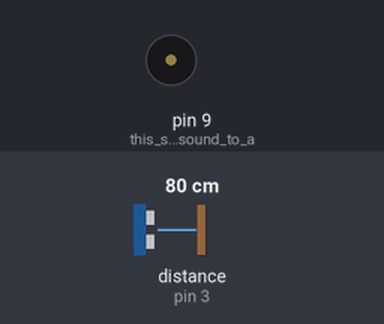
This sketch was run on a simulated Arduino Uno, built with avr-gcc and run on an emulated ATmega328P. Parts: buzzer (waves = sounding). Wiring (inferred from the names in the program): ultrasonic range finder: trigger pin 4; echo pin 3. The inputs (shaded band) are chosen by the test bench; at power-on: distance to the obstacle (sensor on pin 3) 80 cm. The echo pulse lasts 58.3 µs per cm.

Above: at 1.2 s.
1.3 s: distance to the obstacle (sensor on pin 3) set to 2 cm
At 2.3 s:
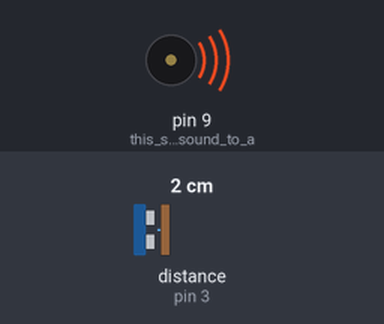
2.8 s: distance to the obstacle (sensor on pin 3) set to 60 cm
At 3.1 s:
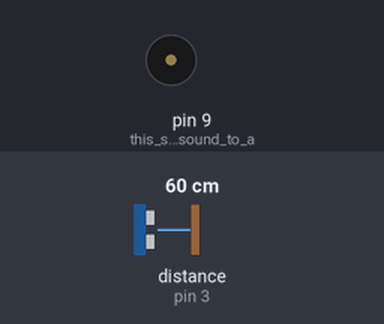
4.3 s: distance to the obstacle (sensor on pin 3) set to 4 cm
At 5.6 s:
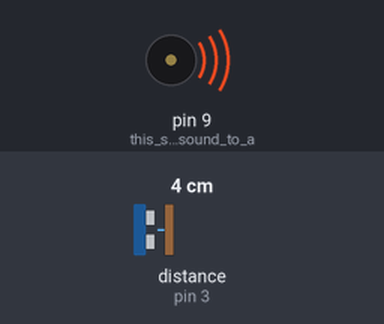
Timing chart, 0 to 7.3 s (numbered marks = the images above; inputs shaded):
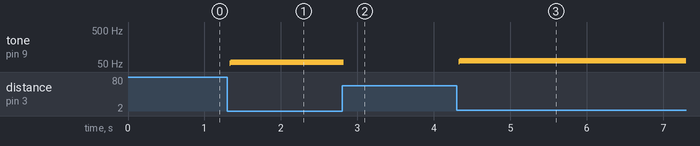

The sketch:

Theremino.ino
```cpp
/*
  This projects is a theremin created with two ultrasonic sensors, one controls the frequency (tone) and the other controls the amplitude (volume).
  This project is a fork of two projects:
    - https://create.arduino.cc/projecthub/opus9/theremino-f72d32 (this project had library conflicts)
    - https://create.arduino.cc/projecthub/jvmccall/ultrasonic-theremin-033d6f (this project had typo errors in the code and a mistake in the schema)
  Resource on controlling similar potentiometer using SPI protocol, provides example code and electrical setup: http://www.learningaboutelectronics.com/Articles/MCP4131-digital-potentiometer-circuit.php
*/

//// NewTone is used to avoid the timer incompatibiliy of Tone with NewPing. Download https://bitbucket.org/teckel12/arduino-new-tone/downloads/ and import .zip
#include <NewTone.h>
#include <NewPing.h>
#define MIN_DISTANCE 60

int echo = 3;
int trigger = 4;
unsigned long TimeResponse;
float distance;
float tone1;

void setup() {                    // set all the pins
  Serial.begin(9600);
  pinMode(trigger, OUTPUT);       // tone sensor
  pinMode(echo, INPUT);           // tone sensor

//                                // this has the speaker emit a start up sound from Low to High to Low
//
//  for (int i = 50; i <= 400; i++)
//  {
//    pinMode(9, OUTPUT);
//    NewTone(9,i);
//    delay(10);
//  }
//
//  delay(500);
//
//  for (int i = 400; i >= 50; i--)
//  {
//    pinMode(9, OUTPUT);
//    NewTone(9,i);
//    delay(10);
//  }
}

void loop() {
  digitalWrite(trigger, HIGH);
  delayMicroseconds(10);                  // creates a 10 microsecond pulse
  digitalWrite(trigger, LOW);
  TimeResponse = pulseIn(echo, HIGH);     // records how long it took to receive echo of the pulse
  distance = TimeResponse/58;
  delay(15);
                                          // calculates distance in centimeters

  if (distance < MIN_DISTANCE) {          // conversion of distance into a value for a sound
    tone1 = 50.0*pow(30,(distance/58));  // calculate frequency, range of about 50-360 Hz
    pinMode(9, OUTPUT);
    NewTone(9,tone1);
  } else {
    pinMode(9, OUTPUT); // this sets the sound to a high pitched noise when no distance is detected
    NewTone(9,0);
  }
}
```

Measured:
- after the input at 1.3 s, tone on pin 9 (this_sets_the_sound_to_a): silent → 53 Hz at once, → 56 Hz 0.02 s later
- after the input at 2.8 s, tone on pin 9 (this_sets_the_sound_to_a): 56 Hz → silent at once
- after the input at 4.3 s, tone on pin 9 (this_sets_the_sound_to_a): silent → 59 Hz at once, → 63 Hz 0.02 s later
